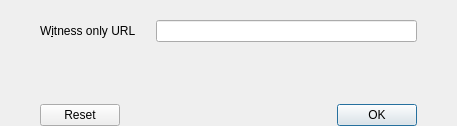
<?xml version="1.0" encoding="UTF-8"?>
<ui version="4.0">
 <class>ImportWitnessDialog</class>
 <widget class="QDialog" name="ImportWitnessDialog">
  <property name="geometry">
   <rect>
    <x>0</x>
    <y>0</y>
    <width>457</width>
    <height>126</height>
   </rect>
  </property>
  <property name="windowTitle">
   <string>Import witness from URL</string>
  </property>
  <layout class="QVBoxLayout" name="verticalLayout">
   <property name="spacing">
    <number>0</number>
   </property>
   <property name="leftMargin">
    <number>40</number>
   </property>
   <property name="topMargin">
    <number>20</number>
   </property>
   <property name="rightMargin">
    <number>40</number>
   </property>
   <property name="bottomMargin">
    <number>0</number>
   </property>
   <item>
    <layout class="QFormLayout" name="formLayout">
     <property name="fieldGrowthPolicy">
      <enum>QFormLayout::AllNonFixedFieldsGrow</enum>
     </property>
     <property name="horizontalSpacing">
      <number>20</number>
     </property>
     <property name="verticalSpacing">
      <number>0</number>
     </property>
     <item row="0" column="0">
      <widget class="QLabel" name="labelPrivKey">
       <property name="text">
        <string>W&amp;itness only URL</string>
       </property>
       <property name="indent">
        <number>0</number>
       </property>
       <property name="buddy">
        <cstring>privKeyEdit</cstring>
       </property>
      </widget>
     </item>
     <item row="0" column="1">
      <widget class="QValidatedLineEdit" name="privKeyEdit">
       <property name="toolTip">
        <string>Enter a witness-only URL to import</string>
       </property>
       <property name="placeholderText">
        <string/>
       </property>
      </widget>
     </item>
    </layout>
   </item>
   <item>
    <widget class="QDialogButtonBox" name="buttonBox">
     <property name="orientation">
      <enum>Qt::Horizontal</enum>
     </property>
     <property name="standardButtons">
      <set>QDialogButtonBox::Ok|QDialogButtonBox::Reset</set>
     </property>
    </widget>
   </item>
  </layout>
 </widget>
 <customwidgets>
  <customwidget>
   <class>QValidatedLineEdit</class>
   <extends>QLineEdit</extends>
   <header>qvalidatedlineedit.h</header>
  </customwidget>
 </customwidgets>
 <resources/>
 <connections>
  <connection>
   <sender>buttonBox</sender>
   <signal>accepted()</signal>
   <receiver>ImportWitnessDialog</receiver>
   <slot>accept()</slot>
   <hints>
    <hint type="sourcelabel">
     <x>20</x>
     <y>20</y>
    </hint>
    <hint type="destinationlabel">
     <x>20</x>
     <y>20</y>
    </hint>
   </hints>
  </connection>
  <connection>
   <sender>buttonBox</sender>
   <signal>rejected()</signal>
   <receiver>ImportWitnessDialog</receiver>
   <slot>reject()</slot>
   <hints>
    <hint type="sourcelabel">
     <x>20</x>
     <y>20</y>
    </hint>
    <hint type="destinationlabel">
     <x>20</x>
     <y>20</y>
    </hint>
   </hints>
  </connection>
 </connections>
</ui>
